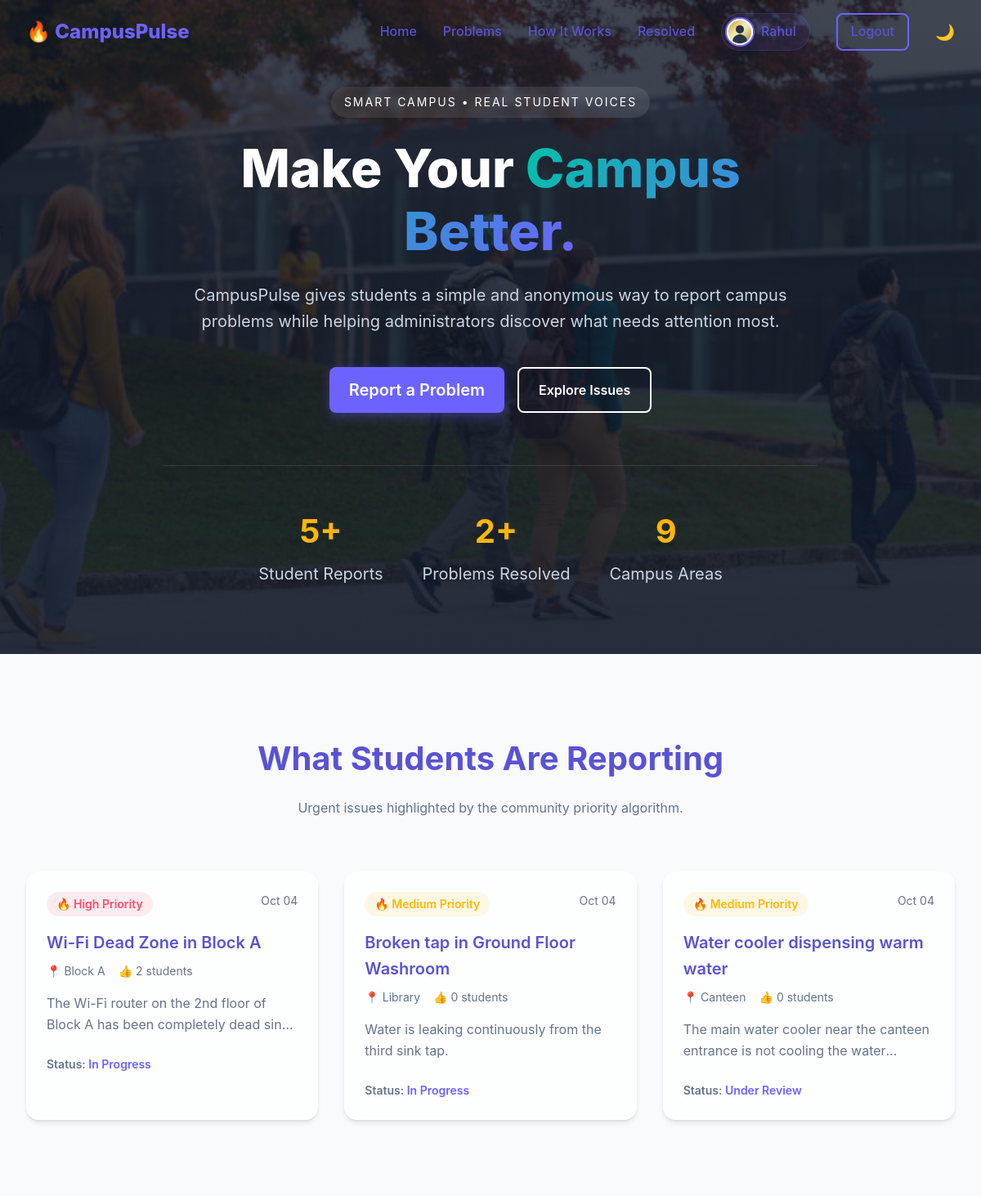
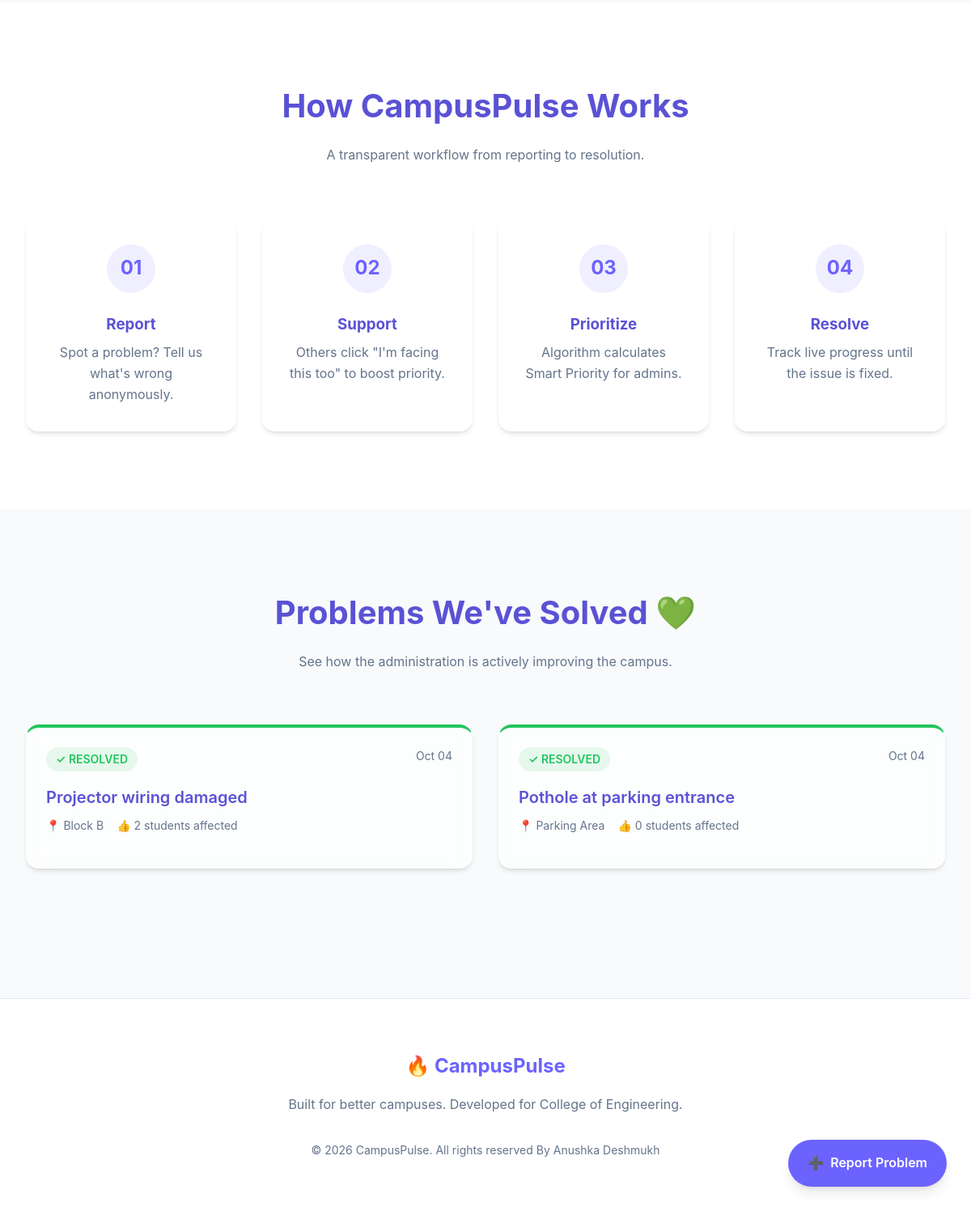
/ (signed in), run on the app's committed database (2 pictures, top to bottom).
### tables this page shows
CREATE TABLE `students` (
  `id` int(11) NOT NULL,
  `user_id` int(11) NOT NULL,
  `prn` varchar(20) NOT NULL,
  `course` varchar(100) NOT NULL,
  `academic_year` enum('1st Year','2nd Year','3rd Year','4th Year') NOT NULL,
  `division` varchar(10) NOT NULL,
  `phone` varchar(15) DEFAULT NULL,
  `profile_photo` varchar(255) DEFAULT 'default.png'
);

CREATE TABLE `complaints` (
  `id` int(11) NOT NULL,
  `student_id` int(11) NOT NULL,
  `category_id` int(11) NOT NULL,
  `location_id` int(11) NOT NULL,
  `title` varchar(150) NOT NULL,
  `description` text NOT NULL,
  `photo` varchar(255) DEFAULT NULL,
  `severity` enum('Low','Medium','High','Critical') NOT NULL,
  `status` enum('Pending','Under Review','In Progress','Resolved','Rejected') DEFAULT 'Pending',
  `priority_score` int(11) DEFAULT 0,
  `is_anonymous` tinyint(1) DEFAULT 1,
  `created_at` timestamp NOT NULL DEFAULT current_timestamp(),
  `updated_at` timestamp NOT NULL DEFAULT current_timestamp() ON UPDATE current_timestamp(),
  `resolved_at` timestamp NULL DEFAULT NULL
);

CREATE TABLE `locations` (
  `id` int(11) NOT NULL,
  `name` varchar(100) NOT NULL,
  `map_x_coord` int(11) DEFAULT 0,
  `map_y_coord` int(11) DEFAULT 0,
  `created_at` timestamp NOT NULL DEFAULT current_timestamp()
);

### config/auth.php (called while the page is built, shortened)
<?php
function is_logged_in() {
    return isset($_SESSION['user_id']);
}
function is_student() {
    return is_logged_in() && $_SESSION['role'] === 'student';
}
?>

### index.php (the view, shortened to what this page needs)
<?php
require_once 'config/database.php';
require_once 'config/auth.php';
$stats_query = $pdo->query("SELECT
    (SELECT COUNT(*) FROM complaints) as total_reports,
    (SELECT COUNT(*) FROM complaints WHERE status = 'Resolved') as resolved,
    (SELECT COUNT(*) FROM locations) as areas
");
$stats = $stats_query->fetch();
$public_complaints = $pdo->query("
    SELECT c.*, cat.name as category_name, cat.icon, l.name as location_name,
           (SELECT COUNT(*) FROM complaint_votes WHERE complaint_id = c.id) as vote_count
    FROM complaints c
    JOIN categories cat ON c.category_id = cat.id
    JOIN locations l ON c.location_id = l.id
    WHERE c.status != 'Resolved' AND c.status != 'Rejected'
    ORDER BY c.priority_score DESC
    LIMIT 3
")->fetchAll();
$resolved_complaints = $pdo->query("
    SELECT c.*, cat.name as category_name, l.name as location_name,
           (SELECT COUNT(*) FROM complaint_votes WHERE complaint_id = c.id) as vote_count
    FROM complaints c
    JOIN categories cat ON c.category_id = cat.id
    JOIN locations l ON c.location_id = l.id
    WHERE c.status = 'Resolved'
    ORDER BY c.updated_at DESC
    LIMIT 3
")->fetchAll();
include 'includes/header.php';
include 'includes/navbar.php';
?>
<section id="home" class="hero">
    <div class="hero-content">
        <span class="hero-badge">SMART CAMPUS • REAL STUDENT VOICES</span>
        <h1>Make Your <span class="highlight">Campus Better.</span></h1>
        <p><?php echo APP_NAME; ?> gives students a simple and anonymous way to report campus problems while helping administrators discover what needs attention most.</p>
        <div style="display: flex; gap: 1rem; justify-content: center; flex-wrap: wrap;">
            <?php if(is_student()): ?>
                <a href="report_problem.php" class="btn btn-primary" style="font-size: 1.25rem;">Report a Problem</a>
            <?php else: ?>
                <button onclick="openModal('authModal')" class="btn btn-primary" style="font-size: 1.25rem;">Report a Problem</button>
            <?php endif; ?>
            <a href="#problems" class="btn btn-outline" style="color: white; border-color: white;">Explore Issues</a>
        </div>
        <div class="hero-stats">
            <div class="stat-item">
                <h3><?php echo $stats['total_reports']; ?>+</h3>
                <p>Student Reports</p>
            </div>
            <div class="stat-item">
                <h3><?php echo $stats['resolved']; ?>+</h3>
                <p>Problems Resolved</p>
            </div>
            <div class="stat-item">
                <h3><?php echo $stats['areas']; ?></h3>
                <p>Campus Areas</p>
            </div>
        </div>
    </div>
</section>
<section id="problems" class="section">
    <div class="section-header">
        <h2>What Students Are Reporting</h2>
        <p style="color: var(--text-muted);">Urgent issues highlighted by the community priority algorithm.</p>
    </div>
    <div class="cards-grid">
        <?php foreach($public_complaints as $comp): ?>
            <div class="complaint-card glass-panel">
                <div class="card-header">
                    <span class="badge badge-<?php echo strtolower($comp['severity']); ?>">
                        🔥 <?php echo $comp['severity']; ?> Priority
                    </span>
                    <span style="color: var(--text-muted); font-size: 0.875rem;">
                        <?php echo date('M d', strtotime($comp['created_at'])); ?>
                    </span>
                </div>
                <h3 class="card-title"><?php echo htmlspecialchars($comp['title']); ?></h3>
                <div class="card-meta">
                    <span>📍 <?php echo htmlspecialchars($comp['location_name']); ?></span>
                    <span>👍 <?php echo $comp['vote_count']; ?> students</span>
                </div>
                <p style="color: var(--text-muted); margin-bottom: 1.5rem; display: -webkit-box; -webkit-line-clamp: 2; -webkit-box-orient: vertical; overflow: hidden;">
                    <?php echo htmlspecialchars($comp['description']); ?>
                </p>
                <div style="font-weight: 600; color: var(--text-muted); font-size: 0.875rem;">
                    Status: <span style="color: var(--primary);"><?php echo $comp['status']; ?></span>
                </div>
            </div>
        <?php endforeach; ?>
    </div>
</section>
<section id="how-it-works" class="section" style="background: var(--card-bg);">
    <div class="section-header">
        <h2>How <?php echo APP_NAME; ?> Works</h2>
        <p style="color: var(--text-muted);">A transparent workflow from reporting to resolution.</p>
    </div>
    <div class="steps-grid">
        <div class="step-card glass-panel">
            <div class="step-number">01</div>
            <h3>Report</h3>
            <p style="color: var(--text-muted); margin-top: 0.5rem;">Spot a problem? Tell us what's wrong anonymously.</p>
        </div>
        <div class="step-card glass-panel">
            <div class="step-number">02</div>
            <h3>Support</h3>
            <p style="color: var(--text-muted); margin-top: 0.5rem;">Others click "I'm facing this too" to boost priority.</p>
        </div>
        <div class="step-card glass-panel">
            <div class="step-number">03</div>
            <h3>Prioritize</h3>
            <p style="color: var(--text-muted); margin-top: 0.5rem;">Algorithm calculates Smart Priority for admins.</p>
        </div>
        <div class="step-card glass-panel">
            <div class="step-number">04</div>
            <h3>Resolve</h3>
            <p style="color: var(--text-muted); margin-top: 0.5rem;">Track live progress until the issue is fixed.</p>
        </div>
    </div>
</section>
<section id="resolved" class="section">
    <div class="section-header">
        <h2>Problems We've Solved 💚</h2>
        <p style="color: var(--text-muted);">See how the administration is actively improving the campus.</p>
    </div>
    <div class="cards-grid">
        <?php foreach($resolved_complaints as $comp): ?>
            <div class="complaint-card glass-panel" style="border-top: 4px solid var(--success);">
                <div class="card-header">
                    <span class="badge badge-resolved">
                        ✓ RESOLVED
                    </span>
                    <span style="color: var(--text-muted); font-size: 0.875rem;">
                        <?php echo date('M d', strtotime($comp['updated_at'])); ?>
                    </span>
                </div>
                <h3 class="card-title"><?php echo htmlspecialchars($comp['title']); ?></h3>
                <div class="card-meta">
                    <span>📍 <?php echo htmlspecialchars($comp['location_name']); ?></span>
                    <span>👍 <?php echo $comp['vote_count']; ?> students affected</span>
                </div>
            </div>
        <?php endforeach; ?>
    </div>
</section>
<?php if(!is_logged_in()): ?>
    <button class="fab" onclick="openModal('authModal')">
        <span>➕</span> Report Problem
    </button>
<?php else: ?>
    <a href="<?php echo is_student() ? 'report_problem.php' : 'admin_dashboard.php'; ?>" class="fab" style="text-decoration:none;">
        <span>➕</span> <?php echo is_student() ? 'Report Problem' : 'Dashboard'; ?>
    </a>
<?php endif; ?>
<?php include 'includes/footer.php'; ?>

### includes/header.php (shortened to what this page needs)
<!DOCTYPE html>
<html lang="en" data-theme="light">
<head>
    <link rel="stylesheet" href="<?php echo BASE_URL; ?>assets/css/style.css">
    <link rel="stylesheet" href="<?php echo BASE_URL; ?>assets/css/landing.css">
</head>
<body></body>

### includes/navbar.php (shortened to what this page needs)
<?php
$profile_img = 'default.png';
if (is_logged_in() && is_student()) {
    if (isset($pdo)) {
        $stmt = $pdo->prepare("SELECT profile_photo FROM students WHERE id = ?");
        $stmt->execute([$_SESSION['student_id']]);
        $res = $stmt->fetch();
        if ($res && $res['profile_photo']) {
            $profile_img = $res['profile_photo'];
        }
    }
}
$first_name = '';
if (is_logged_in()) {
    $first_name = explode(' ', trim($_SESSION['name']))[0];
}
?>
<nav class="navbar" id="navbar">
    <div class="nav-container">
        <a href="<?php echo BASE_URL; ?>" class="logo">🔥 <?php echo APP_NAME; ?></a>
        <div class="nav-links">
            <a href="<?php echo BASE_URL; ?>#home">Home</a>
            <a href="<?php echo BASE_URL; ?>#problems">Problems</a>
            <a href="<?php echo BASE_URL; ?>#how-it-works">How It Works</a>
            <a href="<?php echo BASE_URL; ?>#resolved">Resolved</a>
            <?php if(is_logged_in()): ?>
                <?php if(is_student()): ?>
                    <a href="<?php echo BASE_URL; ?>student_dashboard.php" class="nav-profile-btn">
                        <img src="<?php echo BASE_URL; ?>uploads/profile/<?php echo htmlspecialchars($profile_img); ?>" alt="Profile" class="nav-profile-img">
                        <?php echo htmlspecialchars($first_name); ?>
                    </a>
                <?php endif; ?>
                <a href="<?php echo BASE_URL; ?>logout.php" class="btn btn-outline" style="padding: 0.5rem 1rem;">Logout</a>
            <?php else: ?>
                <button onclick="openModal('authModal')" class="btn btn-outline">Login / Register</button>
            <?php endif; ?>
            <button id="themeToggle" style="background:none;border:none;font-size:1.2rem;cursor:pointer;">🌙</button>
        </div>
    </div>
</nav>

### includes/footer.php (shortened to what this page needs)
<footer style="background: var(--card-bg); padding: 4rem 2rem; margin-top: 4rem; border-top: 1px solid var(--border-color);">
    <div style="max-width: 1200px; margin: 0 auto; text-align: center;">
        <h3 style="color: var(--primary); font-size: 1.5rem; margin-bottom: 1rem;">🔥 <?php echo APP_NAME; ?></h3>
        <p style="color: var(--text-muted); margin-bottom: 2rem;">Built for better campuses. Developed for <?php echo COLLEGE_NAME; ?>.</p>
        <p style="color: var(--text-muted); font-size: 0.875rem;">&copy; <?php echo date('Y'); ?> <?php echo APP_NAME; ?>. All rights reserved By Anushka Deshmukh</p>
    </div>
</footer>
</body>
</html>

### assets/css/style.css (style rules this page uses)
:root { --primary: #6C63FF; --primary-hover: #5a52d5; --secondary: #00C2A8; --accent: #FFB703; --danger: #FF4D6D; --success: #22c55e; --warning: #f59e0b; --bg-color: #F8FAFC; --text-main: #5a52d5; --text-muted: #64748b; --card-bg: #ffffff; --glass-bg: rgba(255, 255, 255, 0.7); --glass-border: rgba(255, 255, 255, 0.3); --border-color: #e2e8f0; --shadow-sm: 0 1px 2px 0 rgb(0 0 0 / 0.05); --shadow-md: 0 4px 6px -1px rgb(0 0 0 / 0.1), 0 2px 4px -2px rgb(0 0 0 / 0.1); --shadow-lg: 0 10px 15px -3px rgb(0 0 0 / 0.1), 0 4px 6px -4px rgb(0 0 0 / 0.1); --font-family: 'Inter', 'Segoe UI', system-ui, -apple-system, sans-serif; }
* { margin: 0; padding: 0; box-sizing: border-box; }
body { font-family: var(--font-family); background-color: var(--bg-color); color: var(--text-main); line-height: 1.6; transition: background-color 0.3s ease, color 0.3s ease; overflow-x: hidden; }
a { text-decoration: none; color: var(--primary); transition: 0.2s ease; }
.glass-panel { background: var(--glass-bg); backdrop-filter: blur(12px); -webkit-backdrop-filter: blur(12px); border: 1px solid var(--glass-border); box-shadow: var(--shadow-md); border-radius: 16px; }
.btn { display: inline-flex; align-items: center; justify-content: center; padding: 0.75rem 1.5rem; border-radius: 8px; font-weight: 600; cursor: pointer; border: none; transition: all 0.2s ease; gap: 0.5rem; }
.btn-primary { background-color: var(--primary); color: white; box-shadow: 0 4px 14px 0 rgba(108, 99, 255, 0.39); }
.btn-outline { background: transparent; border: 2px solid var(--primary); color: var(--primary); }
.badge { padding: 0.25rem 0.75rem; border-radius: 9999px; font-size: 0.875rem; font-weight: 600; display: inline-block; }
.badge-high { background: rgba(255, 77, 109, 0.1); color: var(--danger); }
.badge-medium { background: rgba(255, 183, 3, 0.1); color: var(--accent); }
.badge-resolved { background: rgba(34, 197, 94, 0.1); color: var(--success); }
.fab { position: fixed; bottom: 30px; right: 30px; background: var(--primary); color: white; padding: 1rem 1.5rem; border-radius: 50px; font-weight: 600; box-shadow: var(--shadow-lg); z-index: 1000; display: flex; align-items: center; gap: 0.5rem; transition: transform 0.2s; }

### assets/css/landing.css (style rules this page uses)
.hero { min-height: 100vh; display: flex; align-items: center; position: relative; padding: 6rem 2rem 2rem 2rem; background: linear-gradient(rgba(17, 24, 39, 0.8), rgba(17, 24, 39, 0.9)), url('../images/campus-hero.jpg') center/cover no-repeat; color: white; }
.hero-content { max-width: 800px; margin: 0 auto; text-align: center; z-index: 2; }
.hero-badge { background: rgba(255, 255, 255, 0.1); padding: 0.5rem 1rem; border-radius: 50px; font-size: 0.875rem; letter-spacing: 2px; margin-bottom: 1.5rem; display: inline-block; backdrop-filter: blur(4px); }
.hero h1 { font-size: 4rem; font-weight: 800; line-height: 1.2; margin-bottom: 1.5rem; }
.hero h1 .highlight { background: linear-gradient(120deg, var(--secondary), var(--primary)); background-clip: text; -webkit-background-clip: text; -webkit-text-fill-color: transparent; }
.hero p { font-size: 1.25rem; color: #cbd5e1; margin-bottom: 2.5rem; }
.hero-stats { display: flex; justify-content: center; gap: 3rem; margin-top: 4rem; padding-top: 3rem; border-top: 1px solid rgba(255, 255, 255, 0.1); }
.stat-item h3 { font-size: 2.5rem; color: var(--accent); margin-bottom: 0.25rem; }
.section { padding: 6rem 2rem; max-width: 1200px; margin: 0 auto; }
.section-header { text-align: center; margin-bottom: 4rem; }
.section-header h2 { font-size: 2.5rem; margin-bottom: 1rem; }
.cards-grid { display: grid; grid-template-columns: repeat(auto-fit, minmax(320px, 1fr)); gap: 2rem; }
.complaint-card { padding: 1.5rem; transition: transform 0.2s; }
.card-header { display: flex; justify-content: space-between; align-items: start; margin-bottom: 1rem; }
.card-title { font-size: 1.25rem; font-weight: 600; margin-bottom: 0.5rem; }
.card-meta { display: flex; gap: 1rem; font-size: 0.875rem; color: var(--text-muted); margin-bottom: 1rem; }
.steps-grid { display: grid; grid-template-columns: repeat(4, 1fr); gap: 2rem; position: relative; }
.step-card { text-align: center; padding: 2rem; }
.step-number { width: 60px; height: 60px; background: rgba(108, 99, 255, 0.1); color: var(--primary); border-radius: 50%; display: flex; align-items: center; justify-content: center; font-size: 1.5rem; font-weight: bold; margin: 0 auto 1.5rem auto; }

### data on the page
students: profile_photo (placeholder picture)
complaints: severity "High", created_at "Oct 04", title "Wi-Fi Dead Zone in Block A", location.name "Block A", vote_count "2", description "The Wi-Fi router on the 2nd floor of Block A has been completely dead…", status "In Progress"
complaints: severity "Medium", created_at "Oct 04", title "Broken tap in Ground Floor Washroom", location.name "Library", vote_count "0", description "Water is leaking continuously from the third sink tap.", status "In Progress"
complaints: severity "Medium", created_at "Oct 04", title "Water cooler dispensing warm water", location.name "Canteen", vote_count "0", description "The main water cooler near the canteen entrance is not cooling the…", status "Under Review"
complaints: updated_at "Oct 04", title "Projector wiring damaged", location.name "Block B", vote_count "2"
complaints: updated_at "Oct 04", title "Pothole at parking entrance", location.name "Parking Area", vote_count "0"

### other printed values
APP_NAME "CampusPulse"
$first_name "Rahul"
$stats['total_reports'] "5"
$stats['resolved'] "2"
$stats['areas'] "9"
COLLEGE_NAME "College of Engineering"
